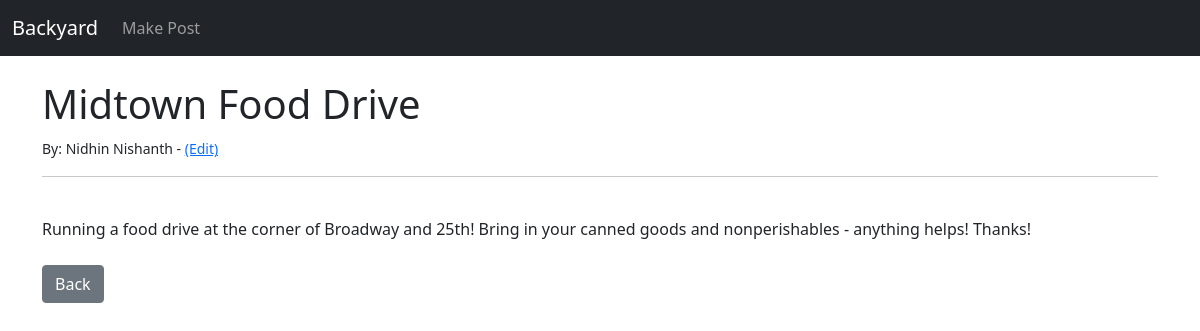
/post/1, run on the app's committed database.
### blog/models.py (models this page shows, shortened)
class Post(models.Model):
    title = models.CharField(max_length = 255)
    title_tag = models.CharField(max_length = 255)
    author = models.ForeignKey(User, on_delete = models.CASCADE)
    body = models.TextField()

### blog/views.py (the view)
# urls.py: path('post/<int:pk>', PostDetailView.as_view(), name = "post_detail"),
class PostDetailView(DetailView):
    model = Post
    template_name = "post_detail.html"

### blog/templates/post_detail.html (shortened to what this page needs)
{% extends 'base.html' %}
{% block content %}
<h1> {{ post.title }} </h1>
<small>By: {{post.author.first_name }} {{post.author.last_name}}  -  <a href ="{% url 'update_post' post.pk%}">(Edit)</a></small><br/>
<hr>
<br/>
{{ post.body }}
<br/><br/>
<a href = "{% url 'home' %}" class="btn btn-secondary">Back</a>
{% endblock %}

### data on the page
Post: title "Midtown Food Drive", author.first_name "Nidhin", author.last_name "Nishanth", body "Running a food drive at the corner of Broadway and 25th! Bring in your canned goods and nonperishables - anything helps! Thanks!"
